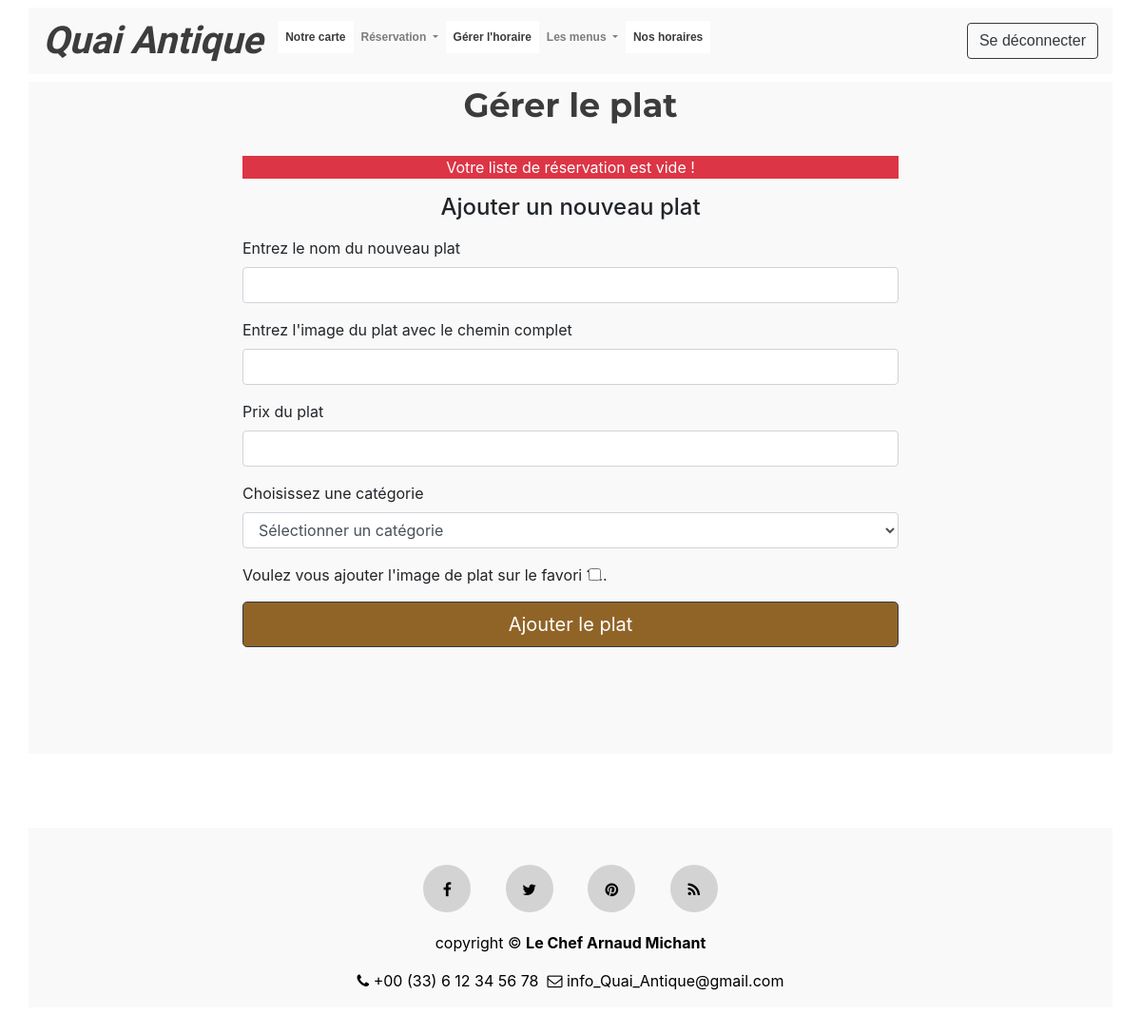
The page /view_food.php (signed in) on the database as committed earlier.
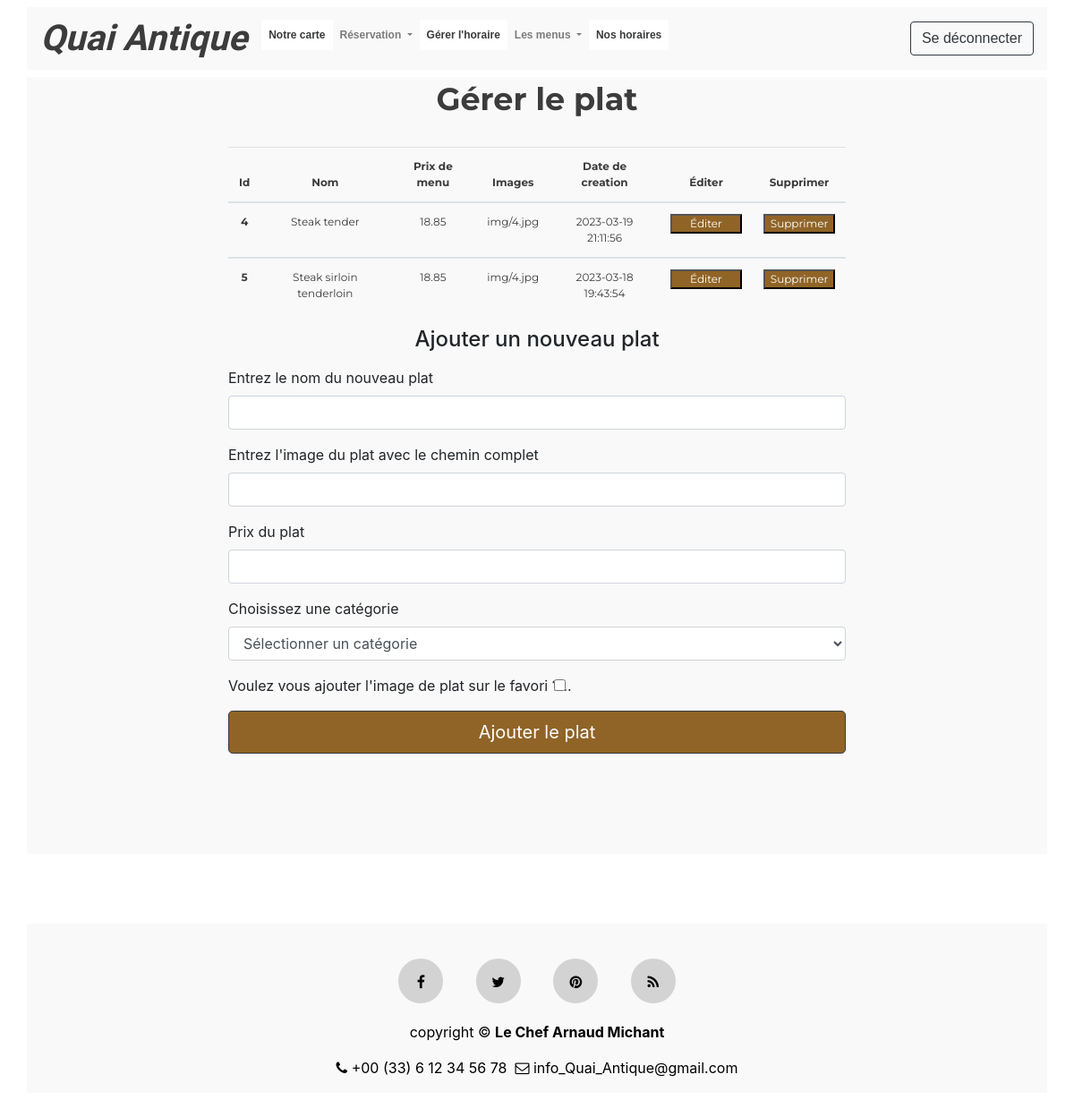
The same page on the database as committed later.
### tables this page shows
CREATE TABLE `foods` (
  `Id` int(11) NOT NULL,
  `name` varchar(200) NOT NULL,
  `price` decimal(10,2) NOT NULL,
  `creationdate` timestamp NULL DEFAULT current_timestamp() ON UPDATE current_timestamp(),
  `image` varchar(200) NOT NULL,
  `signature` tinyint(1) DEFAULT NULL,
  `category_id` int(11) DEFAULT NULL
);

### manage.food.inc.php (the view, shortened to what this page needs)
<div class="container">
    <h3 class="text-center menuTitle"><br>Gérer le plat<br></h3>
    <div class="col-md-8 offset-md-2">
    <br>
    <?php
    if(isset($_SESSION['role']) ){$role=($_SESSION['role']);};
    if( (isset($_SESSION['user_id']) && (isset($_SESSION['role']))  )) {
        require 'includes/dbh.inc.php';
        if($role==2){
            $sql = "SELECT * FROM foods";
            $result = $conn->query($sql);
            if ($result->num_rows > 0) {
                echo'
                <table class="table table-hover table-responsive-sm text-center">
                    <thead>
                        <tr>
                            <th scope="col" class="schedulehour">Id</th>
                            <th scope="col" class="schedulehour">Nom </th>
                            <th scope="col" class="schedulehour">Prix de menu</th>
                            <th scope="col" class="schedulehour">Images</th>
                            <th scope="col" class="schedulehour">Date de creation</th>
                            <th scope="col" class="schedulehour">Éditer</th>
                            <th scope="col" class="schedulehour">Supprimer</th>
                        </tr>
                    </thead> ';
                while($row = $result->fetch_assoc()) {
                    echo"
                    <tbody>
                        <tr>
                            <th scope='row' class='schedulehour'>".$row["Id"]."</th>
                            <td class='schedulehour'>".$row["name"]."</td>
                            <td class='schedulehour'>".$row["price"]."</td>
                            <td class='schedulehour'>".$row["image"]."</td>
                            <td class='schedulehour'>".$row["creationdate"]."</td>
                            <td class='schedulehour'><button class='reservupdatebutton' type='button'><a href=edit.food.inc.php?foodedit-submit=1&food_id=".$row["Id"]."&action=update>Éditer</button></td>
                            <td class='schedulehour'><button class='reservupdatebutton' type='button'><a href=includes\delete.php?fooddelete-submit=1&food_id=".$row["Id"]."&action=delete>Supprimer</button></td>
                        </tr>
                    </tbody>";
                }
                echo "</table>";
            }
            else {
                echo "<p class='text-white text-center bg-danger'>Votre liste de réservation est vide !<p>";
            }
        }
    }
    if(isset($_SESSION['user_id'])){
        if($_SESSION['role']==2){
            if( isset($_POST['submit-addmenu'] ) ){
                echo '<h5 class="bg-danger text-center">Le nom du bouton "submit-addfood" est cliqué</h5>';
            } else {
                echo'
                <div class="menu-form">
                    <form action="includes\food.inc.php" id="foodform" method="post">
                        <div class="form-group">
                            <h4>Ajouter un nouveau plat</h4>
                        </div>
                        <div class="form-group">
                            <label>Entrez le nom du nouveau plat</label>
                            <input type="text" class="form-control" name="foodname" id="foodname" required="required">
                        </div>
                        <div class="form-group">
                            <label>Entrez l\'image du plat avec le chemin complet</label>
                            <input type="text" class="form-control" name="foodimage" id="foodimage" required="required">
                        </div>
                        <div class="form-group">
                            <label for="menuprice">Prix du plat</label>
                            <input type="number" class="form-control" name="foodprice" id="foodprice" step="any" required="required">
                        </div>
                        <div class="form-group">
                            <label for="categoryoptions" class="form-label">Choisissez une catégorie</label>';
                            echo '<select class="form-control" id="categoryoptions" name="foodcategory">
                                <option selected>Sélectionner un catégorie</option>';
                            echo '</select>
                        </div>
                        <div class="form-group">
                            <label class="form-check-label" for="foodsignature">Voulez vous ajouter l\'image de plat sur le favori ?...</label>
                            <input type="checkbox" class="form-check-input" name="foodsignature" id="foodsignature" script="margin : right;";>
                        </div>
                        <div class="form-group">
                            <button type="submit" name="submit-addfood" id="addfood" class="btn btn-dark btn-lg btn-block">Ajouter le plat</button>
                        </div>
                    </form>
                    <script>
                        $("#addfood").on(
                            "change",
                            function(event) {
                                console.log($("#foodprice").val());
                                if( document.querySelector("foodform").checkValidity() ) {
                                    console.log($("#foodprice").val());
                                    var foodprice_to_2_decimals =
                                        parseFloat($("#foodprice").val()).toFixed(2);
                                    console.log(foodprice_to_2_decimals);
                                    $("#foodprice").val(foodprice_to_2_decimals);
                                }
                            }
                        );
                    </script>
                    <br><br>
                </div>';
            }
        }
        else {
            echo '<p class="text-center"><br>Vous n\'avez aucune autorisation<br><br></p>';
        }
    }
?>
    </div>
</div>
<br><br>

### header.php (shortened to what this page needs)
<!DOCTYPE html>
<html lang="en">
    <head>
        <link href="css/style.css" rel="stylesheet" type="text/css">
        <link href="css/font-awesome.css" rel="stylesheet">
        <link href="css/style.css" rel="stylesheet" type="text/css">
        <link rel="stylesheet" href="https://stackpath.bootstrapcdn.com/bootstrap/4.1.0/css/bootstrap.min.css">
        <link rel="stylesheet" href="https://cdnjs.cloudflare.com/ajax/libs/font-awesome/4.7.0/css/font-awesome.min.css">
	</head>
    <body>
        <nav class="navbar navbar-expand-md navbar-light fixed-top">
            <div class="container">
                <a class="navbar-brand" href="index.php">
                    <strong><em>Quai Antique</em></strong>
                </a>
                <div class="collapse navbar-collapse" id="navi">
                    <ul class="navbar-nav mr-auto">
                        <?php
                        if(isset($_SESSION['user_id'])) {
                            echo'
                            <li class="nav-item">
                                <a class="nav-link" href="carte.php" >Notre carte</a>
                            </li>
                            <div class="dropdown nav-item">
                                <label class="dropdown-toggle nav-link" type="text" id="dropdownReservationButton" data-toggle="dropdown" aria-haspopup="true" aria-expanded="false">
                                    Réservation
                                </label>
                                <div class="dropdown-menu" aria-labelledby="dropdownReservationButton">
                                    <a class="dropdown-item nav-link" href="reservation.php">Nouvelle réservation</a>
                                    <a class="dropdown-item nav-link" href="view_reservations.php">Voir les réservations</a>
                                </div>
                            </div>'  ;
                            if($_SESSION['role']==2) {
                                echo'
                                <li class="nav-item">
                                    <a class="nav-link" href="schedule.php" >Gérer l\'horaire</a>
                                </li>';
                                echo'
                                <div class="dropdown nav-item">
                                    <label class="dropdown-toggle nav-link" type="text" id="dropdownMenuButton" data-toggle="dropdown" aria-haspopup="true" aria-expanded="false">
                                        Les menus
                                    </label>
                                    <div class="dropdown-menu" aria-labelledby="dropdownMenuButton">
                                        <a class="dropdown-item nav-link" href="view_menu.php">Afficher tous les menus</a>
                                        <a class="dropdown-item nav-link" href="view_food.php">Gérer les plats</a>
                                    </div>
                                </div>
                                <li class="nav-item">
                                    <a class="nav-link" href="index.php#footer">Nos horaires</a>
                                </li>'  ;
                            }
                        }    ?>
                    </ul>
                    <?php
                    if(isset($_SESSION['user_id'])){
                        echo '
                        <form class="navbar-form navbar-right" action="includes/logout.inc.php" method="post">
                            <button type="submit" name="logout-submit" class="btn btn-outline-dark">Se déconnecter</button>
                        </form>' ;
                    }  ?>
                </div>
            </div>
        </nav>

### view_food.php (shortened to what this page needs)
<?php
require "header.php";
?>
<br><br>
<div class="container">
    <?php
    if(isset($_SESSION['user_id'])){
        require 'manage.food.inc.php';
    }
    else {
        echo '<p class="text-center"><br>Vous n\'avez aucune autorisation<br><br></p>';
    }
    ?>
</div>
<br><br>
<?php
require "footer.php";
?>

### footer.php (shortened to what this page needs)
    <footer class="footer" id="footer">
      <div class="container"><br>
          <div class="row">
              <div class="col-sm-12 text-center">
                  <div class="social-icon">
                      <a href="index.php"><i class="fa fa-facebook"></i></a>
                      <a href="index.php"><i class="fa fa-twitter"></i></a>
                      <a href="index.php"><i class="fa fa-pinterest"></i></a>
                      <a href="index.php"><i class="fa fa-rss"></i></a>
                  </div>
                  <div class="copyright">
                      <p class="white"> copyright &copy; <b>Le Chef Arnaud Michant</b></p>
                      <p><i class="fa fa-phone"></i> +00 (33) 6 12 34 56 78 &nbsp;<i class="fa fa-envelope-o"></i> info_Quai_Antique@gmail.com</p>
                  </div>
              </div>
          </div>
      </div>
    </footer>
  </body>
</html>

### css/style.css (style rules this page uses)
* { margin:0; padding:0; }
body { overflow-y: scroll; overflow-x: scroll; }
h3 { font-family: 'Petit Formal Script', cursive; font-size: 30px; font-weight: bold; color: #3c3c3c; text-align: center; }
.schedulehour { padding: auto; margin: 0 !important; font-family: 'Montserrat', sans-serif; font-size: 12px; color: #3c3c3c; text-align: center; }
.container { background: #f9f9f9; }
.navbar { background-color:white; }
.navbar .container .navbar-brand { font-family: 'Petit Formal Script', cursive; font-size: 40px; font-weight: bold; color: #3c3c3c; }
.navbar .container .navbar-form, .navbar .container .collapse, .navbar .container .authentification #signup, .navbar .container .authentification #signin { font-family: 'Hind Madurai', sans-serif; font-size: 12px; font-weight: bold; color: #3c3c3c; text-align: center; }
.navbar .navbar-nav .nav-item a { background-color: white !important; font-weight: bold !important; color:#3A3B3B !important; }
.navbar .container .collapse .dropdown, .navbar .container .collapse .dropdown .nav-link a { font-family: 'Hind Madurai', sans-serif !important; font-size: 12px !important; font-weight: bold !important; color: #3c3c3c !important; text-align: center !important; }
.reservupdatebutton { width: 80px; color: #906427 !important; background-color: #906427 !important; }
.reservupdatebutton a { color: white; }
.btn-dark { background-color: #906427 !important; }
.menuTitle { font-family: 'Montserrat', sans-serif; font-size: 35px; font-weight: bold; color: #3c3c3c; text-align: center; }
h4 { text-align: center; font-family: 'Lora', serif; font-size: 35px; color: #3c3c3c; }
.row { margin: 15px; }
.nav-link { cursor:pointer; }
.footer { padding-top:30px; padding-bottom:30px; color:black; }
.social-icon a { margin:0 16px 20px 16px; display:inline-block; }
.social-icon .fa { color:black; width:50px; height:50px; border-radius:50%; background:lightgray; line-height: 2; transition: .3s; border:10px solid lightgray; }

Rows that differ between the two databases and show on the page:
added foods: Id "4", name "Steak tender", price "18.85", image "img/4.jpg", creationdate "2023-03-19 21:11:56"
added foods: Id "5", name "Steak sirloin tenderloin", price "18.85", image "img/4.jpg", creationdate "2023-03-18 19:43:54"
Other text that changed with them:
text no longer shown: "Votre liste de réservation est vide !"
text now shown: "Id Nom Prix de menu Images Date de creation Éditer Supprimer"
